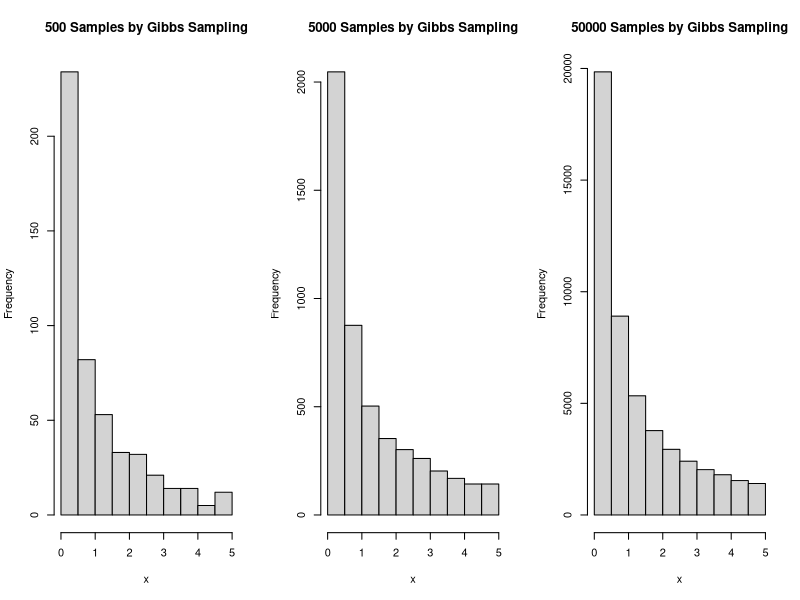

This figure's R source:
#the function for Gibbs sampling
Gibbs.sim <- function(x0,y0,B,Ite){#The inputs are initial values x0, y0, the bound B and the iteration number Ite.
  if (x0<0 || x0>B ||y0<0 || y0>B ) {#Check the validity of initial values
    stop("The initial value is not in the correct range.")
  }
  else {x_result=c()
        y_result=c()
        xt=x0
        yt=y0
        for(t in 1:Ite){
          u1=runif(1)
          u2=runif(1)
          xt=-log(1-u1*(1-exp(-B*yt)))/yt
          yt=-log(1-u2*(1-exp(-B*xt)))/xt #the xt here is the updated why, thus the algorithm constructs a Markov Chain
          x_result=c(x_result, xt)
          y_result=c(y_result, yt)
  }
  return(cbind(x_result,y_result)) #We will do burn in later
  }
}

set.seed(930817)
sample500=Gibbs.sim(1,2,5,700)[-(1:200),] #We burn-in the first 200 samples in order to get 500 samples
sample5000=Gibbs.sim(1,2,5,5200)[-(1:200),] #Also burn-in the first 200 samples 
sample50000=Gibbs.sim(1,2,5,50200)[-(1:200),] #50000 samples after burn-in
par(mfrow=c(1,3))
hist(sample500[,1],xlab="x", main="500 Samples by Gibbs Sampling")
hist(sample5000[,1],xlab="x", main="5000 Samples by Gibbs Sampling")
hist(sample50000[,1],xlab="x", main="50000 Samples by Gibbs Sampling")

mean(sample500[,1])
mean(sample5000[,1])
mean(sample50000[,1])